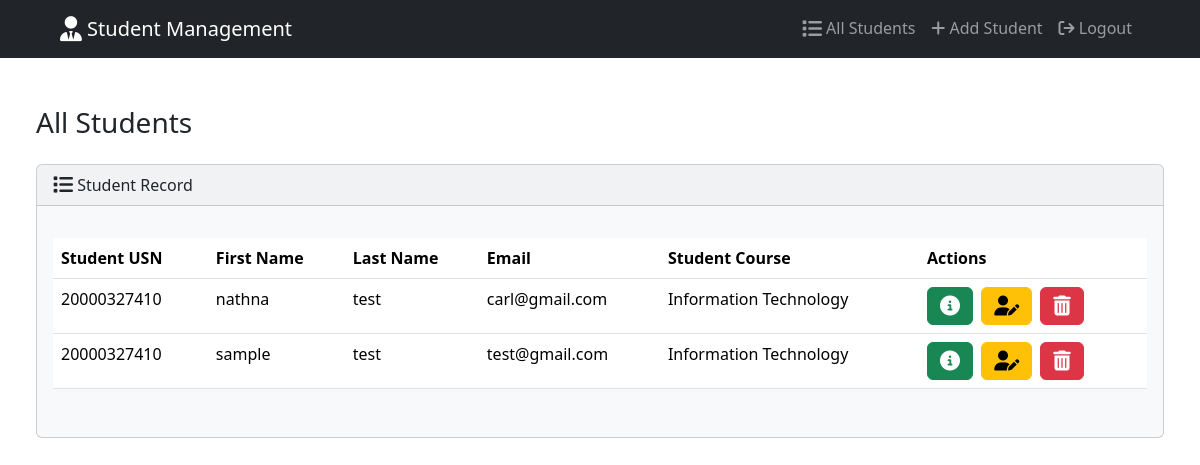
/index/ (signed in), run on the app's committed database.
### myapp/models.py (models this page shows, shortened)
class Student(models.Model):
    student_usn = models.PositiveIntegerField()
    first_name = models.CharField(max_length=50)
    last_name = models.CharField(max_length=50)
    email = models.EmailField(max_length=100)
    student_course = models.ForeignKey(Course, on_delete=models.SET_NULL, null=True, related_name="students")

class Course(models.Model):
    name = models.CharField(max_length=50, unique=True)
    def __str__(self):
        return self.name

### myapp/views.py (the view)
# urls.py: path("index/", views.index, name="index"),
def index(request):
    return render(request, "index.html", {
        'students': Student.objects.all()
    })

### myapp/templates/index.html (shortened to what this page needs)
{% extends "base.html" %}
{% block body %}
{% if user.is_authenticated %}
<h3 class="m-4">All Students</h3>
<div class="row">
    <div class="col-12">
        {% if students %}
            <div class="card bg-light ms-4 me-4 mb-4">
                <div class="card-header">
                    <i class="fa-solid fa-list fa-lg"></i> Student Record
                </div>
                <div class="card-body">
                <p class="card-text">
                    <div class="table-responsive">
                        <table class="table table-hover">
                            <thead>
                              <tr>
                                <th scope="col">Student USN</th>
                                <th scope="col">First Name</th>
                                <th scope="col">Last Name</th>
                                <th scope="col">Email</th>
                                <th scope="col">Student Course</th>
                                <th scope="col">Actions</th>
                              </tr>
                            </thead>
                            <tbody>
                                {% for student in students %}
                                <tr>
                                    <td>{{student.student_usn}}</td>
                                    <td>{{student.first_name}}</td>
                                    <td>{{student.last_name}}</td>
                                    <td>{{student.email}}</td>
                                    <td>{{ student.student_course.name }}</td>
                                    <td>
                                        <button type="button" class="btn btn-success me-1" href="{% url 'view_student' student.id %}" data-bs-toggle="modal" data-bs-target="#myModal{{student.id}}">
                                            <i class="fa-solid fa-circle-info fa-lg"></i>
                                        </button>
                                          <a class="btn btn-warning me-1" href="{% url 'edit' student.id %}">
                                            <i class="fa-solid fa-user-pen fa-lg"></i>
                                          </a>
                                          <button type="button" class="btn btn-danger" data-bs-toggle="modal" data-bs-target="#delete{{student.id}}">
                                            <i class="fa-solid fa-trash-can fa-lg"></i>
                                          </button>
                                    </td>
                                </tr>
                                {% endfor %}
                            </tbody>
                          </table>
                    </div>
                </p>
                </div>
            </div>
        {% else %}
            <h5 class="alert alert-primary ms-4 me-4">No Student Records</h5>
        {% endif %}
    </div>
</div>
{% endif %}
{% endblock %}

### data on the page
Student: student_usn "20000327410", first_name "nathna", last_name "test", email "carl@gmail.com", student_course.name "Information Technology"
Student: student_usn "20000327410", first_name "sample", last_name "test", email "test@gmail.com", student_course.name "Information Technology"
